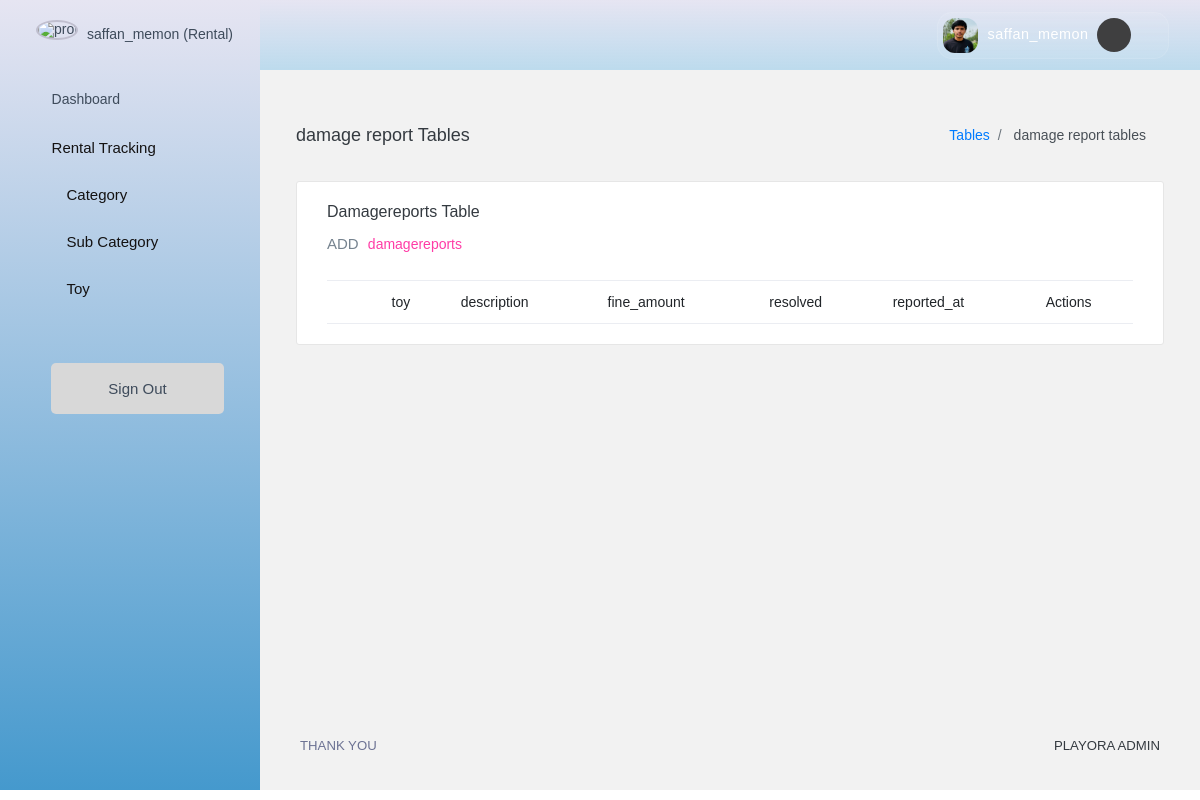
/adminapp/list_damagereports/ (signed in), run on the app's committed database.
### app_modules/userapp/models.py (models this page shows, shortened)
class CustomUser(AbstractUser):
    class Role(models.TextChoices):
        ADMIN = 'ADMIN', 'Admin'
        RENTAL = 'RENTAL', 'Rental'
        USER = 'USER', 'User'
    GENDER_CHOICES = [
        ('Male', 'Male'),
        ('Female', 'Female'),
        ('Other', 'Other'),
    ]
    email = models.EmailField(blank=True, null=True)
    phone = models.CharField(max_length=15, blank=True, null=True)
    address = models.TextField(blank=True, null=True)
    profile_image = models.ImageField(upload_to='profile_images/', blank=True, null=True)
    date_of_birth = models.DateField(blank=True, null=True)
    gender = models.CharField(max_length=10, choices=GENDER_CHOICES, blank=True, null=True)
    city = models.CharField(max_length=100, blank=True, null=True)
    state = models.CharField(max_length=100, blank=True, null=True)
    pincode = models.CharField(max_length=10, blank=True, null=True)
    emergency_contact = models.CharField(max_length=15, blank=True, null=True)
    alternate_phone = models.CharField(max_length=15, blank=True, null=True)
    role = models.CharField(max_length=10,choices=Role.choices,default=Role.USER)
    is_approved = models.BooleanField(default=True)
    created_at = models.DateTimeField(auto_now_add=True)
    updated_at = models.DateTimeField(auto_now=True)
    def __str__(self):
        return f"{self.username} ({self.get_role_display()})"

### app_modules/adminapp/views.py (the view)
# urls.py: path('list_damagereports/',views.list_damagereports,name ="list_damagereports"),
def list_damagereports(request):
    damagereport = models.damagereport.objects.all()
    context = {'damagereports': damagereport}
    return render (request,'tmp_admin/list_damagereport.html',context)

### cart/context_processor.py (called while the page is built)
def cart_total_amount(request):
    cart = Cart(request)
    wishlist = Wishlist(request)
    total_bill = 0
    count = 0
    for key, value in cart.cart.items():
        total_bill += float(value['price']) * int(value['quantity'])
        count += int(value['quantity'])
    return {
        'cart_total_amount': total_bill,
        'cart_count': count,
        'wishlist_count': len(wishlist.wishlist)
    }

### templates/tmp_admin/list_damagereport.html (shortened to what this page needs)
{% extends 'tmp_admin/master.html' %}
{% load static %}
{% block content %}
<div class="container-fluid page-body-wrapper">
  <div class="main-panel">
    <div class="content-wrapper">
      <div class="page-header">
        <h3 class="page-title">damage report Tables</h3>
        <nav aria-label="breadcrumb">
          <ol class="breadcrumb">
            <li class="breadcrumb-item"><a href="#">Tables</a></li>
            <li class="breadcrumb-item active" aria-current="page"> damage report tables </li>
          </ol>
        </nav>
      </div>
      <div class="row">
        <div class="col-lg-12 grid-margin stretch-card">
          <div class="card">
            <div class="card-body">
              <h4 class="card-title">damagereports Table</h4>
              <p class="card-description"> ADD <code> damagereports</code>
              </p>
              <div class="table-responsive">
                <table class="table">
                  <thead>
                    <tr>
                      <th></th>
                      <th>toy</th>
                      <th>description</th>
                      <th>fine_amount</th>
                      <th>resolved</th>
                      <th>reported_at</th>
                      <th>Actions</th>
                    </tr>
                  </thead>
                </table>
              </div>
            </div>
          </div>
        </div>
      </div>
    </div>
  </div>
</div>
{% endblock %}

### templates/tmp_admin/master.html (shortened to what this page needs)
<!DOCTYPE html>
<html lang="en">
{%load static%}
<head>
  <link rel="stylesheet" href="{% static 'sta_admin/assets/vendors/mdi/css/materialdesignicons.min.css' %}" />
  <link rel="stylesheet" href="{% static 'sta_admin/assets/vendors/flag-icon-css/css/flag-icon.min.css' %}" />
  <link rel="stylesheet" href="{% static 'sta_admin/assets/vendors/css/vendor.bundle.base.css' %}" />
  <link rel="stylesheet" href="{% static 'sta_admin/assets/vendors/font-awesome/css/font-awesome.min.css' %}" />
  <link rel="stylesheet"
    href="{% static 'sta_admin/assets/vendors/bootstrap-datepicker/bootstrap-datepicker.min.css' %}" />
  <link rel="stylesheet" href="{% static 'sta_admin/assets/css/style.css' %}" />
</head>
<body>
  <div class="container-scroller">
    <nav class="sidebar sidebar-offcanvas">
      <ul class="nav">
        <li class="nav-item nav-profile">
          <a href="#" class="nav-link">
            <div class="nav-profile-image">
              <img src="{% static 'sta_admin/assets/images/image.png' %}" alt="profile" />
            </div>
            <div class="nav-profile-text d-flex flex-column pr-3">
              <span class="font-weight-medium mb-2">{{request.user}}</span>
            </div>
          </a>
        </li>
        <li class="nav-item">
          <a class="nav-link" href="{% url 'adminindex_view' %}">
            <i class="mdi mdi-home menu-icon"></i>
            <span class="menu-navbar-toggler">Dashboard</span>
          </a>
        </li>
        <li class="nav-item">
          <a class="nav-link" href="{% url 'rental_tracking_list_view' %}">
            <i class="mdi mdi-truck-delivery menu-icon"></i>
            <span class="menu-title">Rental Tracking</span>
          </a>
        </li>
        <div id="accordion">
          <button class="btn nav-item" data-toggle="collapse" data-target="#collapseOne" aria-expanded="false"
            aria-controls="collapseOne" style="padding-top: 10px; padding-bottom:10px">
            <i class="mdi mdi-folder-outline menu-icon"></i>
            <span class="menu-title">Category</span>
          </button>
        </div>
        <div id="accordion">
          <button class="btn nav-item" data-toggle="collapse" data-target="#collapseTwo" aria-expanded="false"
            aria-controls="collapseTwo" style="padding-top: 10px; padding-bottom:10px">
            <i class="mdi mdi-format-list-bulleted menu-icon"></i>
            <span class="menu-title">Sub Category</span>
          </button>
        </div>
        <div id="accordion">
          <button class="btn nav-item" data-toggle="collapse" data-target="#collapseThree" aria-expanded="false"
            aria-controls="collapseThree" style="padding-top: 10px; padding-bottom:10px">
            <i class="mdi mdi-puzzle menu-icon"></i>
            <span class="menu-title">Toy</span>
          </button>
        </div>
        <li class="nav-item sidebar-actions">
          <div class="nav-link">
            <div class="mt-4">
              <ul class="mt-4 pl-0">
                <li class="d-flex justify-content-center align-items-center bg-secondary"
                  style="text-align:center; margin-left:15px; border-radius:5px"><a class="nav-link"
                    href="{% url 'logout_view' %}">Sign Out</a></li>
              </ul>
            </div>
          </div>
        </li>
      </ul>
    </nav>
    <div class="container-fluid page-body-wrapper">
      <nav class="navbar col-lg-12 col-12 p-lg-0 fixed-top d-flex flex-row">
        <div class="navbar-menu-wrapper d-flex align-items-stretch justify-content-between"
          style="background: linear-gradient(to bottom, #e6e5f2, #4599cd5b);">
          <ul class="navbar-nav navbar-nav-right ml-lg-auto">
            <li class="nav-item nav-profile dropdown border-0">
              <a class="nav-link dropdown-toggle nav-user-capsule" id="profileDropdown" href="#" data-toggle="dropdown">
                {% if request.user.profile_image %}
                <img class="nav-profile-img" alt="" src="{{ request.user.profile_image.url }}" />
                {% else %}
                <img class="nav-profile-img" alt="" src="{% static 'sta_admin/assets/images/image.png' %}" />
                {% endif %}
                <span class="nav-user-name">{{request.user.username}}</span>
                <i class="mdi mdi-chevron-down dropdown-arrow"></i>
              </a>
            </li>
          </ul>
        </div>
      </nav>
      <div style="width: 100%;">
        {% block content %}
        {% endblock %}
        <footer class="footer">
          <div class="d-sm-flex justify-content-center justify-content-sm-between">
            <span class="text-muted d-block text-center text-sm-left d-sm-inline-block">THANK YOU </span>
            <span class="float-none float-sm-right d-block mt-1 mt-sm-0 text-center"> PLAYORA ADMIN
          </div>
        </footer>
      </div>
    </div>
  </div>
</body>
</html>

### templates/tmp_admin/master.html (style rules this page uses)
.page-body-wrapper { width: 100%; }
#accordion button i { font-size: 20px; line-height: 1; margin-right: 10px; color: #423a8e; }
#accordion button span { color: #141212 !important; display: inline-block !important; font-size: 15px !important; line-height: 1 !important; vertical-align: middle !important; font-weight: normal !important; }
.nav-user-capsule { background: rgba(255, 255, 255, 0.05); border: 1px solid rgba(255, 255, 255, 0.1); border-radius: 15px; padding: 5px 15px 5px 5px !important; display: flex; align-items: center; transition: all 0.3s ease; }
.nav-user-name { font-family: 'Fredoka+One', sans-serif; color: white !important; font-size: 0.9rem; letter-spacing: 0.5px; margin-left: 10px; }
.nav-profile-img { width: 35px !important; height: 35px !important; border-radius: 12px !important; object-fit: cover; }
.dropdown-arrow { color: #ff4907; font-size: 1rem; margin-left: 8px; }

### data on the page
CustomUser: user "saffan_memon (Rental)", user.profile_image (picture), user.username "saffan_memon"
